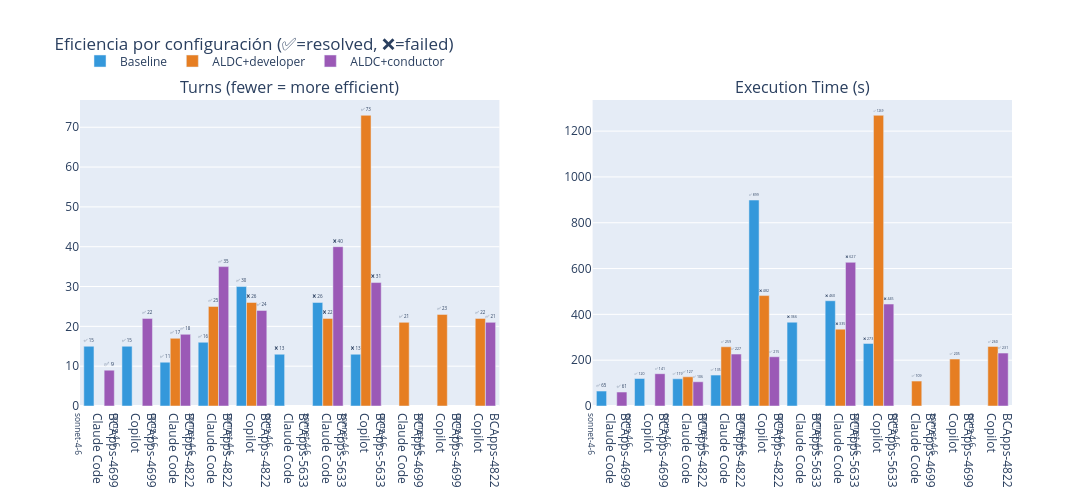

The notebook cell saved with this chart:
### Markdown cell above
## 4. Eficiencia: Tiempo y Turns / Efficiency: Time and Turns

### Code cell
# Time and turns comparison — grouped bar chart
first_runs = df[df["run_idx"] == 0].copy()
first_runs["config"] = first_runs["agent"] + " " + first_runs["model"]

fig = make_subplots(
    rows=1, cols=2,
    subplot_titles=["Turns (fewer = more efficient)", "Execution Time (s)"],
)

scenario_colors = {"Baseline": "#3498db", "ALDC+developer": "#e67e22", "ALDC+conductor": "#9b59b6"}

for col_idx, (metric, ylabel) in enumerate([("turns", "Turns"), ("time_s", "Time (s)")], 1):
    for scenario in SCENARIOS:
        subset = first_runs[first_runs["scenario"] == scenario].sort_values(["instance_id", "agent", "model"])
        labels = [f"{r['instance']}<br>{r['agent']}<br><sub>{r['model']}</sub>" for _, r in subset.iterrows()]
        markers = ["✅" if r else "❌" for r in subset["resolved"]]
        fig.add_trace(
            go.Bar(
                x=labels,
                y=subset[metric],
                name=scenario,
                marker_color=scenario_colors[scenario],
                text=[f"{m} {v:.0f}" for m, v in zip(markers, subset[metric])],
                textposition="outside",
                textfont=dict(size=8),
                showlegend=(col_idx == 1),
            ),
            row=1, col=col_idx,
        )

fig.update_layout(
    title="Eficiencia por configuración (✅=resolved, ❌=failed)",
    height=500,
    width=1200,
    barmode="group",
    legend=dict(orientation="h", yanchor="bottom", y=1.08),
)
fig.show()

### Figure 1 — Plotly figure (JSON) as saved in the notebook; plotly's stock layout.template omitted (floating-point values rounded to 4 significant figures)
{"data": [{"marker": {"color": "#3498db"}, "name": "Baseline", "showlegend": true, "text": ["✅ 15", "✅ 15", "✅ 11", "✅ 16", "✅ 30", "❌ 13", "❌ 26", "❌ 13"], "textfont": {"size": 8}, "textposition": "outside", "type": "bar", "x": ["BCApps-4699<br>Claude Code<br><sub>sonnet-4-6</sub>", "BCApps-4699<br>Copilot<br><sub>opus-4-6</sub>", "BCApps-4822<br>Claude Code<br><sub>opus-4-6</sub>", "BCApps-4822<br>Claude Code<br><sub>sonnet-4-6</sub>", "BCApps-4822<br>Copilot<br><sub>sonnet-4-6</sub>", "BCApps-5633<br>Claude Code<br><sub>opus-4-6</sub>", "BCApps-5633<br>Claude Code<br><sub>sonnet-4-6</sub>", "BCApps-5633<br>Copilot<br><sub>sonnet-4-6</sub>"], "xaxis": "x", "y": [15, 15, 11, 16, 30, 13, 26, 13], "yaxis": "y"}, {"marker": {"color": "#e67e22"}, "name": "ALDC+developer", "showlegend": true, "text": ["✅ 21", "✅ 23", "✅ 17", "✅ 25", "✅ 22", "❌ 26", "❌ 22", "✅ 73"], "textfont": {"size": 8}, "textposition": "outside", "type": "bar", "x": ["BCApps-4699<br>Claude Code<br><sub>opus-4-6</sub>", "BCApps-4699<br>Copilot<br><sub>sonnet-4-6</sub>", "BCApps-4822<br>Claude Code<br><sub>opus-4-6</sub>", "BCApps-4822<br>Claude Code<br><sub>sonnet-4-6</sub>", "BCApps-4822<br>Copilot<br><sub>opus-4-6</sub>", "BCApps-4822<br>Copilot<br><sub>sonnet-4-6</sub>", "BCApps-5633<br>Claude Code<br><sub>sonnet-4-6</sub>", "BCApps-5633<br>Copilot<br><sub>sonnet-4-6</sub>"], "xaxis": "x", "y": [21, 23, 17, 25, 22, 26, 22, 73], "yaxis": "y"}, {"marker": {"color": "#9b59b6"}, "name": "ALDC+conductor", "showlegend": true, "text": ["✅ 9", "✅ 22", "✅ 18", "✅ 35", "✅ 21", "✅ 24", "❌ 40", "❌ 31"], "textfont": {"size": 8}, "textposition": "outside", "type": "bar", "x": ["BCApps-4699<br>Claude Code<br><sub>sonnet-4-6</sub>", "BCApps-4699<br>Copilot<br><sub>opus-4-6</sub>", "BCApps-4822<br>Claude Code<br><sub>opus-4-6</sub>", "BCApps-4822<br>Claude Code<br><sub>sonnet-4-6</sub>", "BCApps-4822<br>Copilot<br><sub>opus-4-6</sub>", "BCApps-4822<br>Copilot<br><sub>sonnet-4-6</sub>", "BCApps-5633<br>Claude Code<br><sub>sonnet-4-6</sub>", "BCApps-5633<br>Copilot<br><sub>sonnet-4-6</sub>"], "xaxis": "x", "y": [9, 22, 18, 35, 21, 24, 40, 31], "yaxis": "y"}, {"marker": {"color": "#3498db"}, "name": "Baseline", "showlegend": false, "text": ["✅ 65", "✅ 120", "✅ 119", "✅ 135", "✅ 899", "❌ 366", "❌ 460", "❌ 273"], "textfont": {"size": 8}, "textposition": "outside", "type": "bar", "x": ["BCApps-4699<br>Claude Code<br><sub>sonnet-4-6</sub>", "BCApps-4699<br>Copilot<br><sub>opus-4-6</sub>", "BCApps-4822<br>Claude Code<br><sub>opus-4-6</sub>", "BCApps-4822<br>Claude Code<br><sub>sonnet-4-6</sub>", "BCApps-4822<br>Copilot<br><sub>sonnet-4-6</sub>", "BCApps-5633<br>Claude Code<br><sub>opus-4-6</sub>", "BCApps-5633<br>Claude Code<br><sub>sonnet-4-6</sub>", "BCApps-5633<br>Copilot<br><sub>sonnet-4-6</sub>"], "xaxis": "x2", "y": [65.13, 120.0, 118.8, 134.9, 899.0, 365.9, 459.5, 273.0], "yaxis": "y2"}, {"marker": {"color": "#e67e22"}, "name": "ALDC+developer", "showlegend": false, "text": ["✅ 109", "✅ 205", "✅ 127", "✅ 259", "✅ 260", "❌ 482", "❌ 335", "✅ 1269"], "textfont": {"size": 8}, "textposition": "outside", "type": "bar", "x": ["BCApps-4699<br>Claude Code<br><sub>opus-4-6</sub>", "BCApps-4699<br>Copilot<br><sub>sonnet-4-6</sub>", "BCApps-4822<br>Claude Code<br><sub>opus-4-6</sub>", "BCApps-4822<br>Claude Code<br><sub>sonnet-4-6</sub>", "BCApps-4822<br>Copilot<br><sub>opus-4-6</sub>", "BCApps-4822<br>Copilot<br><sub>sonnet-4-6</sub>", "BCApps-5633<br>Claude Code<br><sub>sonnet-4-6</sub>", "BCApps-5633<br>Copilot<br><sub>sonnet-4-6</sub>"], "xaxis": "x2", "y": [108.7, 205.0, 127.4, 258.6, 260.0, 482.0, 335.4, 1269.0], "yaxis": "y2"}, {"marker": {"color": "#9b59b6"}, "name": "ALDC+conductor", "showlegend": false, "text": ["✅ 61", "✅ 141", "✅ 106", "✅ 227", "✅ 231", "✅ 215", "❌ 627", "❌ 445"], "textfont": {"size": 8}, "textposition": "outside", "type": "bar", "x": ["BCApps-4699<br>Claude Code<br><sub>sonnet-4-6</sub>", "BCApps-4699<br>Copilot<br><sub>opus-4-6</sub>", "BCApps-4822<br>Claude Code<br><sub>opus-4-6</sub>", "BCApps-4822<br>Claude Code<br><sub>sonnet-4-6</sub>", "BCApps-4822<br>Copilot<br><sub>opus-4-6</sub>", "BCApps-4822<br>Copilot<br><sub>sonnet-4-6</sub>", "BCApps-5633<br>Claude Code<br><sub>sonnet-4-6</sub>", "BCApps-5633<br>Copilot<br><sub>sonnet-4-6</sub>"], "xaxis": "x2", "y": [60.9, 141.0, 105.9, 226.6, 231.0, 215.0, 627.2, 445.0], "yaxis": "y2"}], "layout": {"annotations": [{"font": {"size": 16}, "showarrow": false, "text": "Turns (fewer = more efficient)", "x": 0.225, "xanchor": "center", "xref": "paper", "y": 1.0, "yanchor": "bottom", "yref": "paper"}, {"font": {"size": 16}, "showarrow": false, "text": "Execution Time (s)", "x": 0.775, "xanchor": "center", "xref": "paper", "y": 1.0, "yanchor": "bottom", "yref": "paper"}], "barmode": "group", "height": 500, "legend": {"orientation": "h", "y": 1.08, "yanchor": "bottom"}, "title": {"text": "Eficiencia por configuración (✅=resolved, ❌=failed)"}, "width": 1200, "xaxis": {"anchor": "y", "domain": [0.0, 0.45]}, "xaxis2": {"anchor": "y2", "domain": [0.55, 1.0]}, "yaxis": {"anchor": "x", "domain": [0.0, 1.0]}, "yaxis2": {"anchor": "x2", "domain": [0.0, 1.0]}}}
